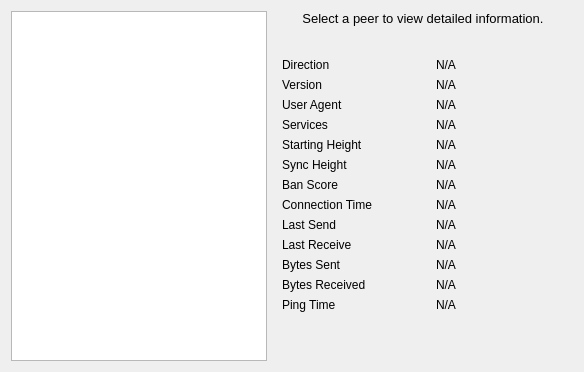
             <widget class="QWidget" name="tab_peers">
              <attribute name="title">
               <string>&amp;Peers</string>
              </attribute>
              <layout class="QGridLayout" name="gridLayout_2">
               <item row="0" column="0" rowspan="2">
                <widget class="QTableView" name="peerWidget">
                 <property name="styleSheet">
                  <string notr="true"/>
                 </property>
                 <property name="horizontalScrollBarPolicy">
                  <enum>Qt::ScrollBarAsNeeded</enum>
                 </property>
                 <property name="sortingEnabled">
                  <bool>false</bool>
                 </property>
                 <attribute name="horizontalHeaderHighlightSections">
                  <bool>false</bool>
                 </attribute>
                </widget>
               </item>
               <item row="0" column="1">
                <widget class="QLabel" name="peerHeading">
                 <property name="sizePolicy">
                  <sizepolicy hsizetype="Preferred" vsizetype="Minimum">
                   <horstretch>0</horstretch>
                   <verstretch>0</verstretch>
                  </sizepolicy>
                 </property>
                 <property name="minimumSize">
                  <size>
                   <width>300</width>
                   <height>32</height>
                  </size>
                 </property>
                 <property name="font">
                  <font>
                   <pointsize>10</pointsize>
                  </font>
                 </property>
                 <property name="cursor">
                  <cursorShape>IBeamCursor</cursorShape>
                 </property>
                 <property name="text">
                  <string>Select a peer to view detailed information.</string>
                 </property>
                 <property name="alignment">
                  <set>Qt::AlignHCenter|Qt::AlignTop</set>
                 </property>
                 <property name="wordWrap">
                  <bool>true</bool>
                 </property>
                 <property name="textInteractionFlags">
                  <set>Qt::LinksAccessibleByMouse|Qt::TextSelectableByKeyboard|Qt::TextSelectableByMouse</set>
                 </property>
                </widget>
               </item>
               <item row="1" column="1">
                <widget class="QWidget" name="detailWidget" native="true">
                 <property name="minimumSize">
                  <size>
                   <width>300</width>
                   <height>0</height>
                  </size>
                 </property>
                 <layout class="QGridLayout" name="gridLayout_3">
                  <item row="0" column="0">
                   <widget class="QLabel" name="label_23">
                    <property name="text">
                     <string>Direction</string>
                    </property>
                   </widget>
                  </item>
                  <item row="0" column="2">
                   <widget class="QLabel" name="peerDirection">
                    <property name="cursor">
                     <cursorShape>IBeamCursor</cursorShape>
                    </property>
                    <property name="styleSheet">
                     <string notr="true"/>
                    </property>
                    <property name="text">
                     <string>N/A</string>
                    </property>
                    <property name="textFormat">
                     <enum>Qt::PlainText</enum>
                    </property>
                    <property name="textInteractionFlags">
                     <set>Qt::LinksAccessibleByMouse|Qt::TextSelectableByKeyboard|Qt::TextSelectableByMouse</set>
                    </property>
                   </widget>
                  </item>
                  <item row="1" column="0">
                   <widget class="QLabel" name="label_21">
                    <property name="text">
                     <string>Version</string>
                    </property>
                   </widget>
                  </item>
                  <item row="1" column="2">
                   <widget class="QLabel" name="peerVersion">
                    <property name="cursor">
                     <cursorShape>IBeamCursor</cursorShape>
                    </property>
                    <property name="text">
                     <string>N/A</string>
                    </property>
                    <property name="textFormat">
                     <enum>Qt::PlainText</enum>
                    </property>
                    <property name="textInteractionFlags">
                     <set>Qt::LinksAccessibleByMouse|Qt::TextSelectableByKeyboard|Qt::TextSelectableByMouse</set>
                    </property>
                   </widget>
                  </item>
                  <item row="2" column="0">
                   <widget class="QLabel" name="label_28">
                    <property name="text">
                     <string>User Agent</string>
                    </property>
                   </widget>
                  </item>
                  <item row="2" column="2">
                   <widget class="QLabel" name="peerSubversion">
                    <property name="cursor">
                     <cursorShape>IBeamCursor</cursorShape>
                    </property>
                    <property name="text">
                     <string>N/A</string>
                    </property>
                    <property name="textFormat">
                     <enum>Qt::PlainText</enum>
                    </property>
                    <property name="textInteractionFlags">
                     <set>Qt::LinksAccessibleByMouse|Qt::TextSelectableByKeyboard|Qt::TextSelectableByMouse</set>
                    </property>
                   </widget>
                  </item>
                  <item row="3" column="0">
                   <widget class="QLabel" name="label_4">
                    <property name="text">
                     <string>Services</string>
                    </property>
                   </widget>
                  </item>
                  <item row="3" column="2">
                   <widget class="QLabel" name="peerServices">
                    <property name="cursor">
                     <cursorShape>IBeamCursor</cursorShape>
                    </property>
                    <property name="text">
                     <string>N/A</string>
                    </property>
                    <property name="textFormat">
                     <enum>Qt::PlainText</enum>
                    </property>
                    <property name="textInteractionFlags">
                     <set>Qt::LinksAccessibleByMouse|Qt::TextSelectableByKeyboard|Qt::TextSelectableByMouse</set>
                    </property>
                   </widget>
                  </item>
                  <item row="5" column="0">
                   <widget class="QLabel" name="label_29">
                    <property name="text">
                     <string>Starting Height</string>
                    </property>
                   </widget>
                  </item>
                  <item row="5" column="2">
                   <widget class="QLabel" name="peerHeight">
                    <property name="cursor">
                     <cursorShape>IBeamCursor</cursorShape>
                    </property>
                    <property name="text">
                     <string>N/A</string>
                    </property>
                    <property name="textFormat">
                     <enum>Qt::PlainText</enum>
                    </property>
                    <property name="textInteractionFlags">
                     <set>Qt::LinksAccessibleByMouse|Qt::TextSelectableByKeyboard|Qt::TextSelectableByMouse</set>
                    </property>
                   </widget>
                  </item>
                  <item row="6" column="0">
                   <widget class="QLabel" name="label_27">
                    <property name="text">
                     <string>Sync Height</string>
                    </property>
                   </widget>
                  </item>
                  <item row="6" column="2">
                   <widget class="QLabel" name="peerSyncHeight">
                    <property name="cursor">
                     <cursorShape>IBeamCursor</cursorShape>
                    </property>
                    <property name="text">
                     <string>N/A</string>
                    </property>
                    <property name="textFormat">
                     <enum>Qt::PlainText</enum>
                    </property>
                    <property name="textInteractionFlags">
                     <set>Qt::LinksAccessibleByMouse|Qt::TextSelectableByKeyboard|Qt::TextSelectableByMouse</set>
                    </property>
                   </widget>
                  </item>
                  <item row="7" column="0">
                   <widget class="QLabel" name="label_24">
                    <property name="text">
                     <string>Ban Score</string>
                    </property>
                   </widget>
                  </item>
                  <item row="7" column="2">
                   <widget class="QLabel" name="peerBanScore">
                    <property name="cursor">
                     <cursorShape>IBeamCursor</cursorShape>
                    </property>
                    <property name="text">
                     <string>N/A</string>
                    </property>
                    <property name="textFormat">
                     <enum>Qt::PlainText</enum>
                    </property>
                    <property name="textInteractionFlags">
                     <set>Qt::LinksAccessibleByMouse|Qt::TextSelectableByKeyboard|Qt::TextSelectableByMouse</set>
                    </property>
                   </widget>
                  </item>
                  <item row="8" column="0">
                   <widget class="QLabel" name="label_22">
                    <property name="styleSheet">
                     <string notr="true"/>
                    </property>
                    <property name="text">
                     <string>Connection Time</string>
                    </property>
                   </widget>
                  </item>
                  <item row="8" column="2">
                   <widget class="QLabel" name="peerConnTime">
                    <property name="cursor">
                     <cursorShape>IBeamCursor</cursorShape>
                    </property>
                    <property name="text">
                     <string>N/A</string>
                    </property>
                    <property name="textFormat">
                     <enum>Qt::PlainText</enum>
                    </property>
                    <property name="textInteractionFlags">
                     <set>Qt::LinksAccessibleByMouse|Qt::TextSelectableByKeyboard|Qt::TextSelectableByMouse</set>
                    </property>
                   </widget>
                  </item>
                  <item row="9" column="0">
                   <widget class="QLabel" name="label_15">
                    <property name="text">
                     <string>Last Send</string>
                    </property>
                   </widget>
                  </item>
                  <item row="9" column="2">
                   <widget class="QLabel" name="peerLastSend">
                    <property name="cursor">
                     <cursorShape>IBeamCursor</cursorShape>
                    </property>
                    <property name="text">
                     <string>N/A</string>
                    </property>
                    <property name="textFormat">
                     <enum>Qt::PlainText</enum>
                    </property>
                    <property name="textInteractionFlags">
                     <set>Qt::LinksAccessibleByMouse|Qt::TextSelectableByKeyboard|Qt::TextSelectableByMouse</set>
                    </property>
                   </widget>
                  </item>
                  <item row="10" column="0">
                   <widget class="QLabel" name="label_19">
                    <property name="text">
                     <string>Last Receive</string>
                    </property>
                   </widget>
                  </item>
                  <item row="10" column="2">
                   <widget class="QLabel" name="peerLastRecv">
                    <property name="cursor">
                     <cursorShape>IBeamCursor</cursorShape>
                    </property>
                    <property name="text">
                     <string>N/A</string>
                    </property>
                    <property name="textFormat">
                     <enum>Qt::PlainText</enum>
                    </property>
                    <property name="textInteractionFlags">
                     <set>Qt::LinksAccessibleByMouse|Qt::TextSelectableByKeyboard|Qt::TextSelectableByMouse</set>
                    </property>
                   </widget>
                  </item>
                  <item row="11" column="0">
                   <widget class="QLabel" name="label_18">
                    <property name="text">
                     <string>Bytes Sent</string>
                    </property>
                   </widget>
                  </item>
                  <item row="11" column="2">
                   <widget class="QLabel" name="peerBytesSent">
                    <property name="cursor">
                     <cursorShape>IBeamCursor</cursorShape>
                    </property>
                    <property name="text">
                     <string>N/A</string>
                    </property>
                    <property name="textFormat">
                     <enum>Qt::PlainText</enum>
                    </property>
                    <property name="textInteractionFlags">
                     <set>Qt::LinksAccessibleByMouse|Qt::TextSelectableByKeyboard|Qt::TextSelectableByMouse</set>
                    </property>
                   </widget>
                  </item>
                  <item row="12" column="0">
                   <widget class="QLabel" name="label_20">
                    <property name="styleSheet">
                     <string notr="true"/>
                    </property>
                    <property name="text">
                     <string>Bytes Received</string>
                    </property>
                   </widget>
                  </item>
                  <item row="12" column="2">
                   <widget class="QLabel" name="peerBytesRecv">
                    <property name="cursor">
                     <cursorShape>IBeamCursor</cursorShape>
                    </property>
                    <property name="text">
                     <string>N/A</string>
                    </property>
                    <property name="textFormat">
                     <enum>Qt::PlainText</enum>
                    </property>
                    <property name="textInteractionFlags">
                     <set>Qt::LinksAccessibleByMouse|Qt::TextSelectableByKeyboard|Qt::TextSelectableByMouse</set>
                    </property>
                   </widget>
                  </item>
                  <item row="13" column="0">
                   <widget class="QLabel" name="label_26">
                    <property name="text">
                     <string>Ping Time</string>
                    </property>
                   </widget>
                  </item>
                  <item row="13" column="2">
                   <widget class="QLabel" name="peerPingTime">
                    <property name="cursor">
                     <cursorShape>IBeamCursor</cursorShape>
                    </property>
                    <property name="text">
                     <string>N/A</string>
                    </property>
                    <property name="textFormat">
                     <enum>Qt::PlainText</enum>
                    </property>
                    <property name="textInteractionFlags">
                     <set>Qt::LinksAccessibleByMouse|Qt::TextSelectableByKeyboard|Qt::TextSelectableByMouse</set>
                    </property>
                   </widget>
                  </item>
                  <item row="14" column="1">
                   <spacer name="verticalSpacer_3">
                    <property name="orientation">
                     <enum>Qt::Vertical</enum>
                    </property>
                    <property name="sizeHint" stdset="0">
                     <size>
                      <width>20</width>
                      <height>40</height>
                     </size>
                    </property>
                   </spacer>
                  </item>
                 </layout>
                </widget>
               </item>
              </layout>
             </widget>
